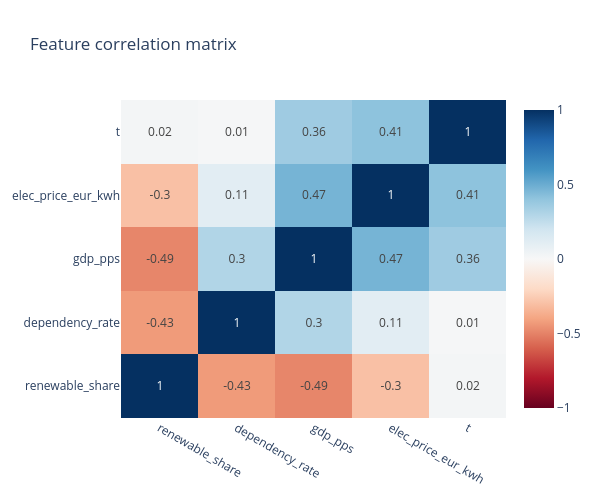

Notebook source saved alongside this figure:
### Code cell
corr_cols = ['renewable_share', 'dependency_rate', 'gdp_pps', 'elec_price_eur_kwh', 't']
corr = panel_clean[corr_cols].corr().round(2)

fig = go.Figure(go.Heatmap(
    z=corr.values,
    x=corr.columns.tolist(),
    y=corr.index.tolist(),
    colorscale='RdBu', zmid=0, zmin=-1, zmax=1,
    text=corr.values.round(2),
    texttemplate='%{text}',
    showscale=True,
))
fig.update_layout(
    title='Feature correlation matrix',
    plot_bgcolor='white',
    width=600, height=500,
)
fig.show()

### Figure 1 — Plotly figure (JSON) as saved in the notebook; plotly's stock layout.template omitted (floating-point values rounded to 4 significant figures)
{"data": [{"colorscale": [[0, "rgb(103,0,31)"], [0.1, "rgb(178,24,43)"], [0.2, "rgb(214,96,77)"], [0.3, "rgb(244,165,130)"], [0.4, "rgb(253,219,199)"], [0.5, "rgb(247,247,247)"], [0.6, "rgb(209,229,240)"], [0.7, "rgb(146,197,222)"], [0.8, "rgb(67,147,195)"], [0.9, "rgb(33,102,172)"], [1, "rgb(5,48,97)"]], "showscale": true, "text": [[1.0, -0.43, -0.49, -0.3, 0.02], [-0.43, 1.0, 0.3, 0.11, 0.01], [-0.49, 0.3, 1.0, 0.47, 0.36], [-0.3, 0.11, 0.47, 1.0, 0.41], [0.02, 0.01, 0.36, 0.41, 1.0]], "texttemplate": "%{text}", "type": "heatmap", "x": ["renewable_share", "dependency_rate", "gdp_pps", "elec_price_eur_kwh", "t"], "y": ["renewable_share", "dependency_rate", "gdp_pps", "elec_price_eur_kwh", "t"], "z": [[1.0, -0.43, -0.49, -0.3, 0.02], [-0.43, 1.0, 0.3, 0.11, 0.01], [-0.49, 0.3, 1.0, 0.47, 0.36], [-0.3, 0.11, 0.47, 1.0, 0.41], [0.02, 0.01, 0.36, 0.41, 1.0]], "zmax": 1, "zmid": 0, "zmin": -1}], "layout": {"height": 500, "plot_bgcolor": "white", "title": {"text": "Feature correlation matrix"}, "width": 600}}
